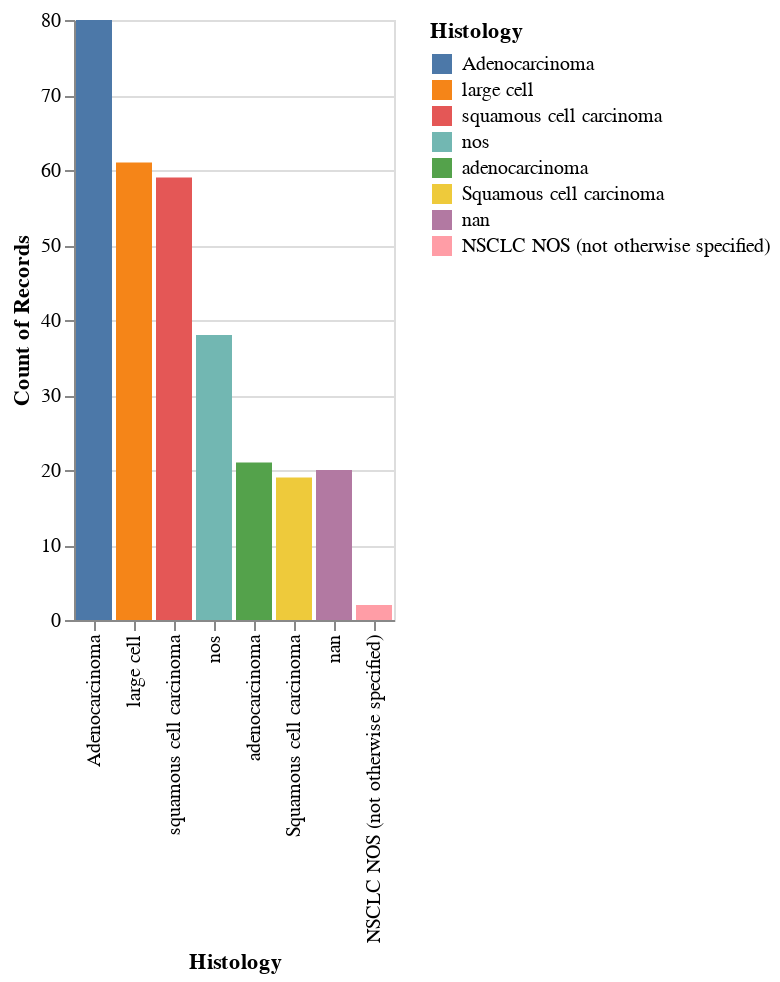

Here is the notebook cell this chart was saved with:
### Markdown cell above
The bar graph shows all the different cancer types included in this study against the number of cases that each type had. This graph shows that Adenocarcinoma was the type of cancer with the most recorded cases. This graph also includes the nan and the two types of NOS data that were collected. -Pooja

### Code cell
DeepnoteChart(df, """{"layer":[{"layer":[{"mark":{"clip":true,"type":"bar","tooltip":true},"encoding":{"x":{"sort":null,"type":"nominal","field":"Histology","scale":{"type":"linear"}},"y":{"sort":null,"type":"quantitative","scale":{"type":"linear"},"format":{"type":"default","decimals":null},"aggregate":"count","formatType":"numberFormatFromNumberType"},"color":{"sort":null,"type":"nominal","field":"Histology","scale":{"scheme":"tableau10"}}}}]}],"title":"","config":{"legend":{}},"$schema":"https://vega.github.io/schema/vega-lite/v5.json","encoding":{}}""")

### Figure 1 — Vega-Lite specification as saved in the notebook (floating-point values rounded to 4 significant figures; data arrays with more than 128 entries replaced by an {"elided": "..."} marker saying what was removed)
{"layer": [{"layer": [{"mark": {"clip": true, "type": "bar", "tooltip": true}, "encoding": {"x": {"sort": null, "type": "nominal", "field": "Histology", "scale": {"type": "linear"}}, "y": {"sort": null, "type": "quantitative", "scale": {"type": "linear"}, "format": {"type": "default", "decimals": null}, "aggregate": "count", "formatType": "numberFormatFromNumberType"}, "color": {"sort": null, "type": "nominal", "field": "Histology", "scale": {"scheme": "tableau10"}}}}]}], "title": "", "config": {"legend": {}}, "$schema": "https://vega.github.io/schema/vega-lite/v5.json", "encoding": {}, "data": {"values": {"elided": "300 records"}}}
